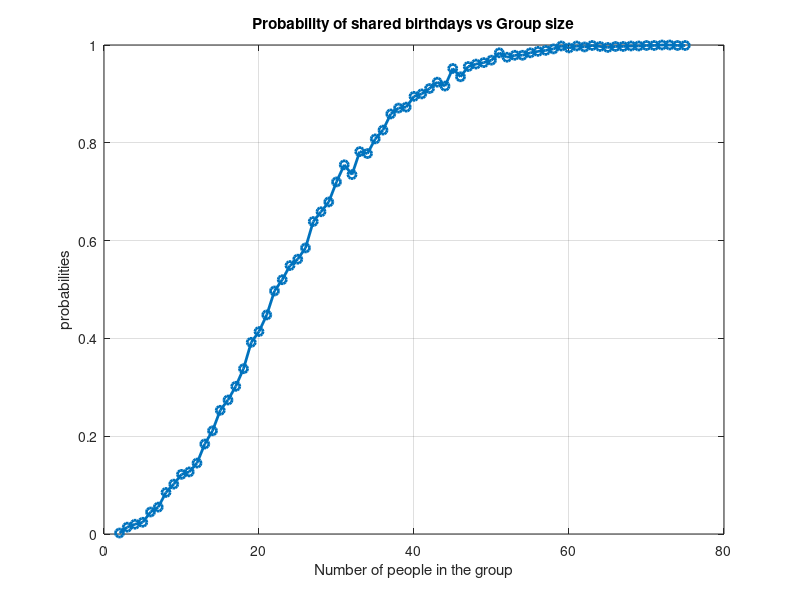

Write the MATLAB code that produced this figure.
clc;
clear all;
simul=1000;
max_peep=75;
probabilities=zeros(1,max_peep);
for group_size=2:max_peep
    sum=0;
    for exp=1:simul
        a= randsample(365, group_size,true);
        [v,u]= unique(a,'stable');
        dup_indicies=setdiff(1:numel(a),u);
        if numel(dup_indicies)>=1
            sum=sum+1;
        end
    end
    probabilities(group_size)=sum/simul;
end

figure;
plot(2:max_peep,probabilities(2:end),'o-','LineWidth',2);
xlabel("Number of people in the group");
ylabel("probabilities");
title("Probability of shared birthdays vs Group size");
grid on;